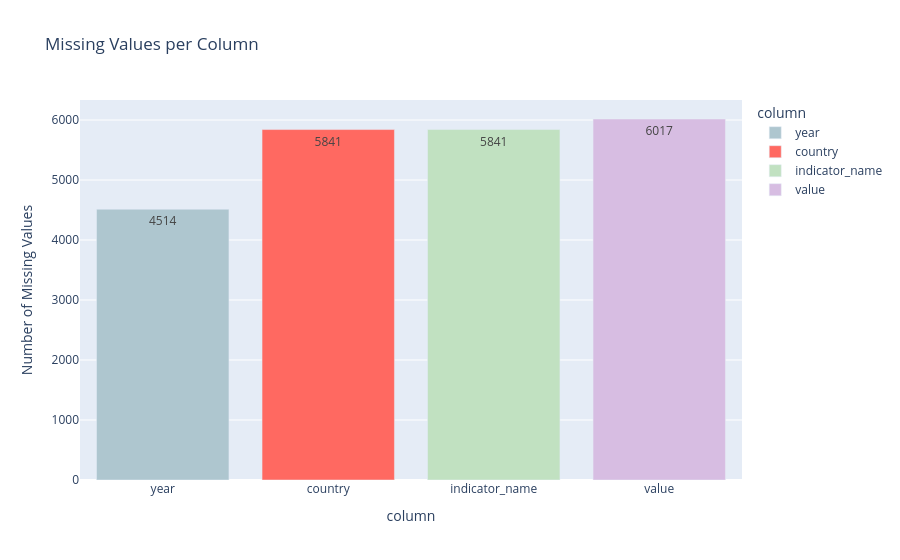

The notebook cell saved with this chart:
### Markdown cell above
This subsection analyses missing values across all columns in the dataset. The total number of missing entries per column is calculated and visualised to highlight which fields are sparsely populated.

This analysis helps distinguish between expected missing values (e.g. structured metadata not applicable to all records) and potential data quality issues that may require attention in later stages.

### Code cell
missing_df = final_rag_dataset.isna().sum().reset_index()
missing_df = missing_df[missing_df[0] > 0].sort_values(by=0, ascending=True)

if not missing_df.empty:
    missing_df.columns = ["column", "missing_count"]

    fig = px.bar(
        missing_df,
        x="column",
        y="missing_count",
        text_auto=True,
        title="Missing Values per Column",
        labels={"missing_count": "Number of Missing Values"},
        color="column",
        color_discrete_sequence=[
            "#AEC6CF",  # pastel blue
            "#FF6961",  # pastel pink
            "#C1E1C1",  # pastel green
            "#D7BDE2",  # pastel purple
            "#FFF2CC",  # pastel yellow
            "#FADADD",  # pastel peach
            "#D7B4F3"   # pastel lavender
        ]
    )

    fig.show()

### Figure 1 — Plotly figure (JSON) as saved in the notebook; plotly's stock layout.template omitted (floating-point values rounded to 4 significant figures)
{"data": [{"hovertemplate": "column=%{x}<br>Number of Missing Values=%{y}<extra></extra>", "legendgroup": "year", "marker": {"color": "#AEC6CF", "pattern": {"shape": ""}}, "name": "year", "orientation": "v", "showlegend": true, "textposition": "auto", "texttemplate": "%{y}", "type": "bar", "x": ["year"], "xaxis": "x", "y": [4514], "yaxis": "y"}, {"hovertemplate": "column=%{x}<br>Number of Missing Values=%{y}<extra></extra>", "legendgroup": "country", "marker": {"color": "#FF6961", "pattern": {"shape": ""}}, "name": "country", "orientation": "v", "showlegend": true, "textposition": "auto", "texttemplate": "%{y}", "type": "bar", "x": ["country"], "xaxis": "x", "y": [5841], "yaxis": "y"}, {"hovertemplate": "column=%{x}<br>Number of Missing Values=%{y}<extra></extra>", "legendgroup": "indicator_name", "marker": {"color": "#C1E1C1", "pattern": {"shape": ""}}, "name": "indicator_name", "orientation": "v", "showlegend": true, "textposition": "auto", "texttemplate": "%{y}", "type": "bar", "x": ["indicator_name"], "xaxis": "x", "y": [5841], "yaxis": "y"}, {"hovertemplate": "column=%{x}<br>Number of Missing Values=%{y}<extra></extra>", "legendgroup": "value", "marker": {"color": "#D7BDE2", "pattern": {"shape": ""}}, "name": "value", "orientation": "v", "showlegend": true, "textposition": "auto", "texttemplate": "%{y}", "type": "bar", "x": ["value"], "xaxis": "x", "y": [6017], "yaxis": "y"}], "layout": {"barmode": "relative", "legend": {"title": {"text": "column"}, "tracegroupgap": 0}, "title": {"text": "Missing Values per Column"}, "xaxis": {"anchor": "y", "categoryarray": ["year", "country", "indicator_name", "value"], "categoryorder": "array", "domain": [0, 1], "title": {"text": "column"}}, "yaxis": {"anchor": "x", "domain": [0, 1], "title": {"text": "Number of Missing Values"}}}}
